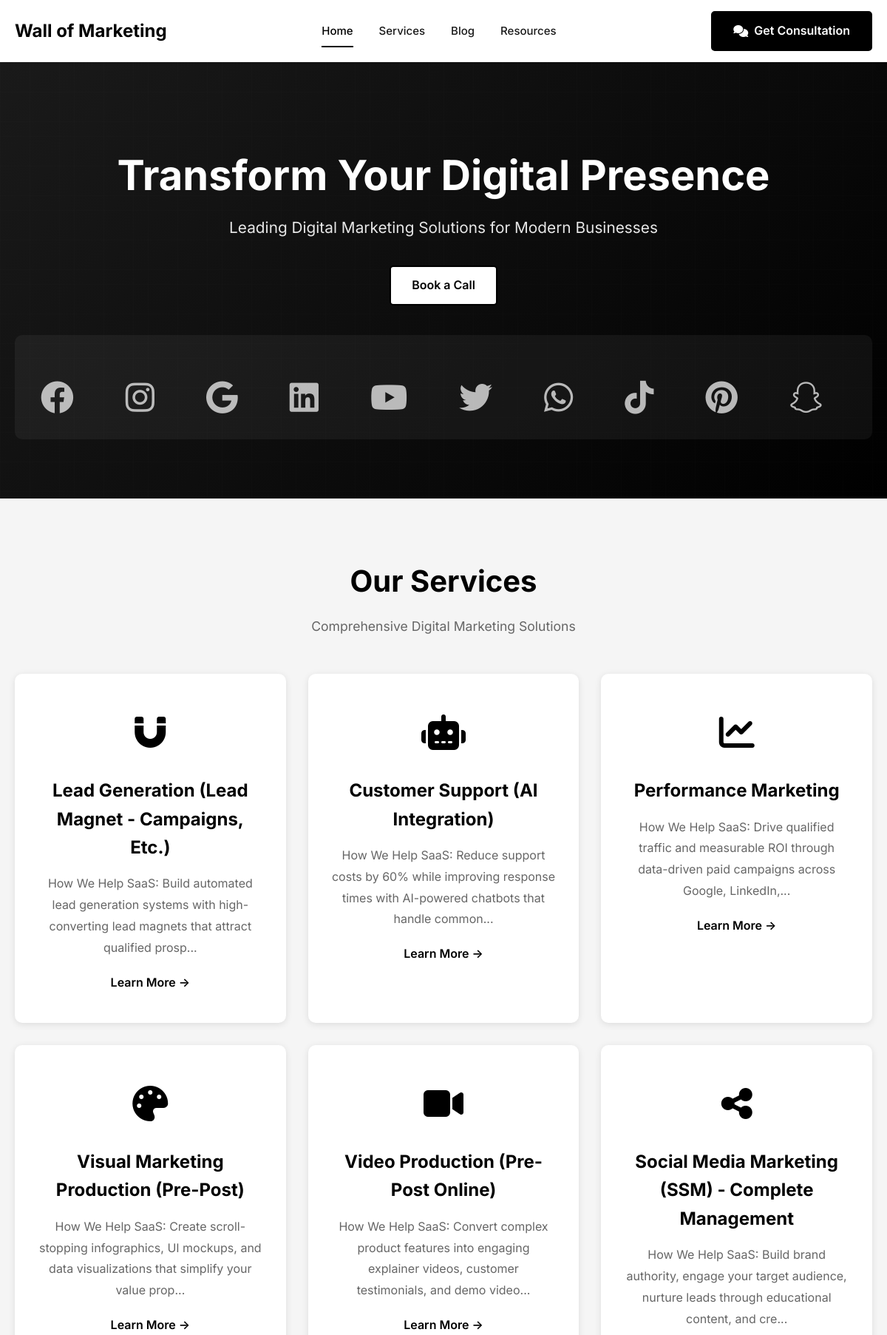
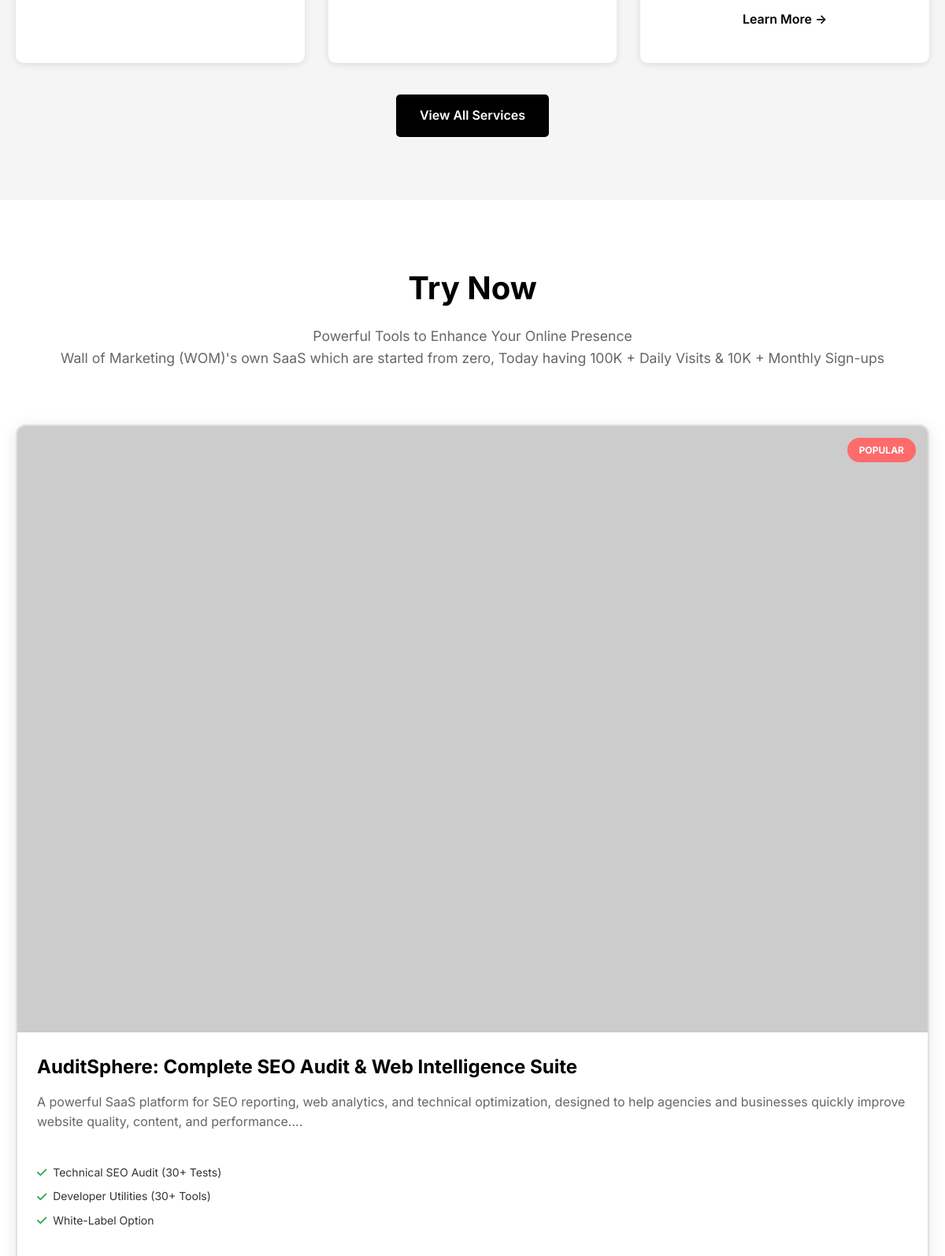
The page / (upper part) on the database its author committed (2 pictures, top to bottom).
### tables this page shows
CREATE TABLE `services` (
  `id` int(11) NOT NULL AUTO_INCREMENT,
  `title` varchar(255) NOT NULL,
  `slug` varchar(255) NOT NULL,
  `description` text DEFAULT NULL,
  `icon` varchar(100) DEFAULT 'fas fa-cog',
  `services_info` text DEFAULT NULL,
  `featured_image` varchar(255) DEFAULT NULL,
  `display_order` int(11) DEFAULT 0,
  `status` enum('active','inactive') DEFAULT 'active',
  `created_at` timestamp NOT NULL DEFAULT current_timestamp(),
  `updated_at` timestamp NOT NULL DEFAULT current_timestamp() ON UPDATE current_timestamp(),
  PRIMARY KEY (`id`)
);

CREATE TABLE `products` (
  `id` int(11) NOT NULL AUTO_INCREMENT,
  `product_name` varchar(255) NOT NULL,
  `slug` varchar(255) NOT NULL,
  `description` text DEFAULT NULL,
  `short_description` text DEFAULT NULL,
  `url` varchar(255) NOT NULL DEFAULT '#',
  `price` decimal(10,2) DEFAULT 0.00,
  `features` text DEFAULT NULL,
  `image` varchar(255) DEFAULT NULL,
  `display_order` int(11) DEFAULT 0,
  `status` enum('active','inactive') DEFAULT 'active',
  `created_at` timestamp NOT NULL DEFAULT current_timestamp(),
  `updated_at` timestamp NOT NULL DEFAULT current_timestamp() ON UPDATE current_timestamp(),
  PRIMARY KEY (`id`)
);

### index.php (the view, shortened to what this page needs)
<?php
require_once 'includes/header.php';
?>
<section class="hero-section">
    <div class="container">
        <div class="hero-content">
            <h1>Transform Your Digital Presence</h1>
            <p>Leading Digital Marketing Solutions for Modern Businesses</p>
            <a href="/book-call.php" class="btn-primary">Book a Call</a>
        </div>
        <div class="icon-animation-container">
            <div class="icon-track">
                <?php
                $icons = ['fa-facebook', 'fa-instagram', 'fa-google', 'fa-linkedin', 'fa-youtube',
                          'fa-twitter', 'fa-whatsapp', 'fa-tiktok', 'fa-pinterest', 'fa-snapchat',
                          'fa-reddit', 'fa-telegram', 'fa-discord', 'fa-behance', 'fa-dribbble',
                          'fa-github', 'fa-wordpress', 'fa-shopify', 'fa-amazon', 'fa-paypal',
                          'fa-stripe', 'fa-mailchimp'];
                foreach(array_merge($icons, $icons) as $icon): ?>
                    <div class="icon-item">
                        <i class="fab <?php echo $icon; ?>"></i>
                    </div>
                <?php endforeach; ?>
            </div>
        </div>
    </div>
</section>
<section class="services-section" id="services">
    <div class="container">
        <div class="section-header">
            <h2>Our Services</h2>
            <p class="section-subtitle">Comprehensive Digital Marketing Solutions</p>
        </div>
        <div class="services-grid">
            <?php
            try {
                $stmt = $db->query("SELECT * FROM services WHERE status = 'active' ORDER BY display_order LIMIT 6");
                while($service = $stmt->fetch()):
                ?>
                    <div class="service-card">
                        <div class="service-icon">
                            <i class="<?php echo htmlspecialchars($service['icon']); ?>"></i>
                        </div>
                        <h3><?php echo htmlspecialchars($service['title']); ?></h3>
                        <p><?php echo htmlspecialchars(substr($service['description'], 0, 120)); ?>...</p>
                        <a href="/services.php#<?php echo $service['slug']; ?>" class="service-link">Learn More →</a>
                    </div>
                <?php
                endwhile;
                    foreach($default_services as $service): ?>
                    <?php endforeach;
            } catch(PDOException $e) {
                error_log("Services query error: " . $e->getMessage());
            }
            ?>
        </div>
        <div class="text-center" style="margin-top: 40px;">
            <a href="/services.php" class="btn-primary">View All Services</a>
        </div>
    </div>
</section>
<section class="products-section" id="products">
    <div class="container">
        <div class="section-header">
            <h2>Try Now</h2>
            <p class="section-subtitle">Powerful Tools to Enhance Your Online Presence</p>
            <p class="section-subtitle">Wall of Marketing (WOM)'s own SaaS which are started from zero, Today having 100K + Daily Visits & 10K + Monthly Sign-ups</p>
        </div>
        <?php
        try {
            $count_stmt = $db->query("SELECT COUNT(*) FROM products WHERE status = 'active'");
            $product_count = $count_stmt->fetchColumn();
            $enable_slider = $product_count > 1;
        ?>
        <div class="<?php echo $enable_slider ? 'swiper products-slider' : 'products-single'; ?>">
            <div class="<?php echo $enable_slider ? 'swiper-wrapper' : ''; ?>">
                <?php
                $stmt = $db->query("SELECT * FROM products WHERE status = 'active' ORDER BY display_order LIMIT 4");
                while($product = $stmt->fetch()):
                ?>
                    <div class="<?php echo $enable_slider ? 'swiper-slide' : ''; ?> product-card">
                        <div class="product-image">
                            <img src="<?php echo htmlspecialchars($product['image']); ?>"
                                 alt="<?php echo htmlspecialchars($product['product_name']); ?>"
                                 onerror="this.src='https://placehold.co/600x400?text=<?php echo urlencode($product['product_name']); ?>'">
                            <div class="product-badge">Popular</div>
                        </div>
                        <div class="product-content">
                             <h3><?php echo html_entity_decode ($product['product_name']); ?></h3>
                            <p><?php echo htmlspecialchars($product['short_description']); ?>...</p>
                            <div class="product-features">
                                <?php
                                $features = json_decode($product['features'], true);
                                if($features && is_array($features)):
                                    foreach(array_slice($features, 0, 3) as $feature): ?>
                                        <div class="feature">
                                            <i class="fas fa-check"></i> <?php echo htmlspecialchars($feature); ?>
                                        </div>
                                <?php endforeach;
                                endif; ?>
                            </div>
                        </div>
                    </div>
                <?php
                endwhile;
                    foreach($default_products as $product): ?>
                    <?php endforeach;
            } catch(PDOException $e) {
                error_log("Products query error: " . $e->getMessage());
                $enable_slider = false;
            }
            ?>
            </div>
        </div>
    </div>
</section>
<link rel="stylesheet" href="https://cdn.jsdelivr.net/npm/swiper@11/swiper-bundle.min.css" />
<?php require_once 'includes/footer.php'; ?>

### assets/css/style.css (style rules this page uses)
* { margin: 0; padding: 0; box-sizing: border-box; }
:root { --primary-color: #000000; --secondary-color: #333333; --accent-color: #666666; --text-dark: #1a1a1a; --text-light: #666666; --bg-light: #f5f5f5; --white: #ffffff; --border-color: #e0e0e0; --shadow: 0 2px 10px rgba(0,0,0,0.1); --hover-shadow: 0 5px 20px rgba(0,0,0,0.2); }
body { font-family: 'Inter', 'Poppins', -apple-system, BlinkMacSystemFont, 'Segoe UI', sans-serif; color: var(--text-dark); background: var(--white); line-height: 1.6; overflow-x: hidden; }
.container { max-width: 1200px; margin: 0 auto; padding: 0 20px; }
img { max-width: 100%; height: auto; display: block; }
a { text-decoration: none; color: inherit; }
.btn-primary { background: var(--primary-color); color: var(--white); padding: 12px 28px; border-radius: 5px; font-weight: 600; transition: all 0.3s; display: inline-flex; align-items: center; gap: 8px; border: 2px solid var(--primary-color); }
.hero-section { background: linear-gradient(135deg, #1a1a1a 0%, #000000 100%); color: var(--white); padding: 120px 0 80px; text-align: center; position: relative; overflow: hidden; }
.hero-section::before { content: ''; position: absolute; top: 0; left: 0; right: 0; bottom: 0; opacity: 0.3; }
.hero-content { position: relative; z-index: 1; }
.hero-content h1 { font-size: 3.5rem; margin-bottom: 20px; font-weight: 700; line-height: 1.2; animation: fadeInUp 0.8s ease; }
.hero-content p { font-size: 1.3rem; margin-bottom: 35px; color: rgba(255,255,255,0.9); animation: fadeInUp 0.8s ease 0.2s backwards; }
.hero-content .btn-primary { animation: fadeInUp 0.8s ease 0.4s backwards; background: var(--white); color: var(--primary-color); }
.icon-animation-container { width: 100%; overflow: hidden; padding: 50px 0 20px; background: rgba(255, 255, 255, 0.05); border-radius: 10px; margin-top: 40px; position: relative; z-index: 1; }
.icon-track { display: flex; animation: scroll 35s linear infinite; width: fit-content; }
.icon-item { font-size: 2.8rem; padding: 0 35px; color: var(--white); opacity: 0.7; transition: all 0.3s ease; }
section { padding: 80px 0; }
.section-header { text-align: center; margin-bottom: 50px; }
.section-header h2 { font-size: 2.5rem; margin-bottom: 15px; color: var(--primary-color); font-weight: 700; }
.section-subtitle { font-size: 1.1rem; color: var(--text-light); }
.text-center { text-align: center; }
.services-section { background: var(--bg-light); }
.services-grid { display: grid; grid-template-columns: repeat(auto-fit, minmax(300px, 1fr)); gap: 30px; margin-bottom: 40px; }
.service-card { background: var(--white); padding: 40px 30px; border-radius: 10px; box-shadow: var(--shadow); transition: all 0.3s; text-align: center; border: 2px solid transparent; }
.service-icon { font-size: 3rem; color: var(--primary-color); margin-bottom: 20px; }
.service-card h3 { font-size: 1.5rem; margin-top: 15px; margin-bottom: 15px; color: var(--primary-color); }
.service-card p { color: var(--text-light); line-height: 1.8; margin-bottom: 20px; }
.service-link { color: var(--primary-color); font-weight: 600; transition: all 0.3s; }
.products-section { background: var(--white); }
.product-card { background: var(--white); border-radius: 10px; overflow: hidden; box-shadow: var(--shadow); transition: all 0.3s; border: 2px solid var(--border-color); }
.product-image { position: relative; overflow: hidden; height: auto; background: var(--bg-light); }
.product-image img { width: 100%; height: 100%; object-fit: cover; }
.product-badge { position: absolute; top: 15px; right: 15px; background: var(--primary-color); color: var(--white); padding: 5px 15px; border-radius: 20px; font-size: 12px; font-weight: 600; }
.product-content { padding: 25px; }
.product-content h3 { font-size: 1.3rem; margin-bottom: 12px; color: var(--primary-color); }
.product-content p { color: var(--text-light); margin-bottom: 15px; line-height: 1.6; }
.product-features { margin: 20px 0; }
.product-features .feature { display: flex; align-items: center; gap: 8px; margin-bottom: 8px; font-size: 14px; color: var(--text-light); }
.product-features .feature i { color: var(--primary-color); }
.products-single { margin: 0 auto; padding: 20px 0; }
.products-single .product-card { width: 100%; }

### rows shown on the page
services: title "Lead Generation (Lead Magnet - Campaigns, Etc.)", description "How We Help SaaS: Build automated lead generation systems with high-converting lead magnets that attract qualified prosp"
services: title "Customer Support (AI Integration)", description "How We Help SaaS: Reduce support costs by 60% while improving response times with AI-powered chatbots that handle common"
services: title "Performance Marketing", description "How We Help SaaS: Drive qualified traffic and measurable ROI through data-driven paid campaigns across Google, LinkedIn,"
services: title "Visual Marketing Production (Pre-Post)", description "How We Help SaaS: Create scroll-stopping infographics, UI mockups, and data visualizations that simplify your value prop"
services: title "Video Production (Pre-Post Online)", description "How We Help SaaS: Convert complex product features into engaging explainer videos, customer testimonials, and demo video"
services: title "Social Media Marketing (SSM) - Complete Management", description "How We Help SaaS: Build brand authority, engage your target audience, nurture leads through educational content, and cre"
products: product_name "AuditSphere: Complete SEO Audit & Web Intelligence Suite", short_description "A powerful SaaS platform for SEO reporting, web analytics, and technical optimization, designed to help agencies and businesses quickly improve website quality, content, and performance.", features "Technical SEO Audit (30+ Tests)", features "Developer Utilities (30+ Tools)", features "White-Label Option"

### other values the page prints
SITE_NAME "Wall of Marketing"
